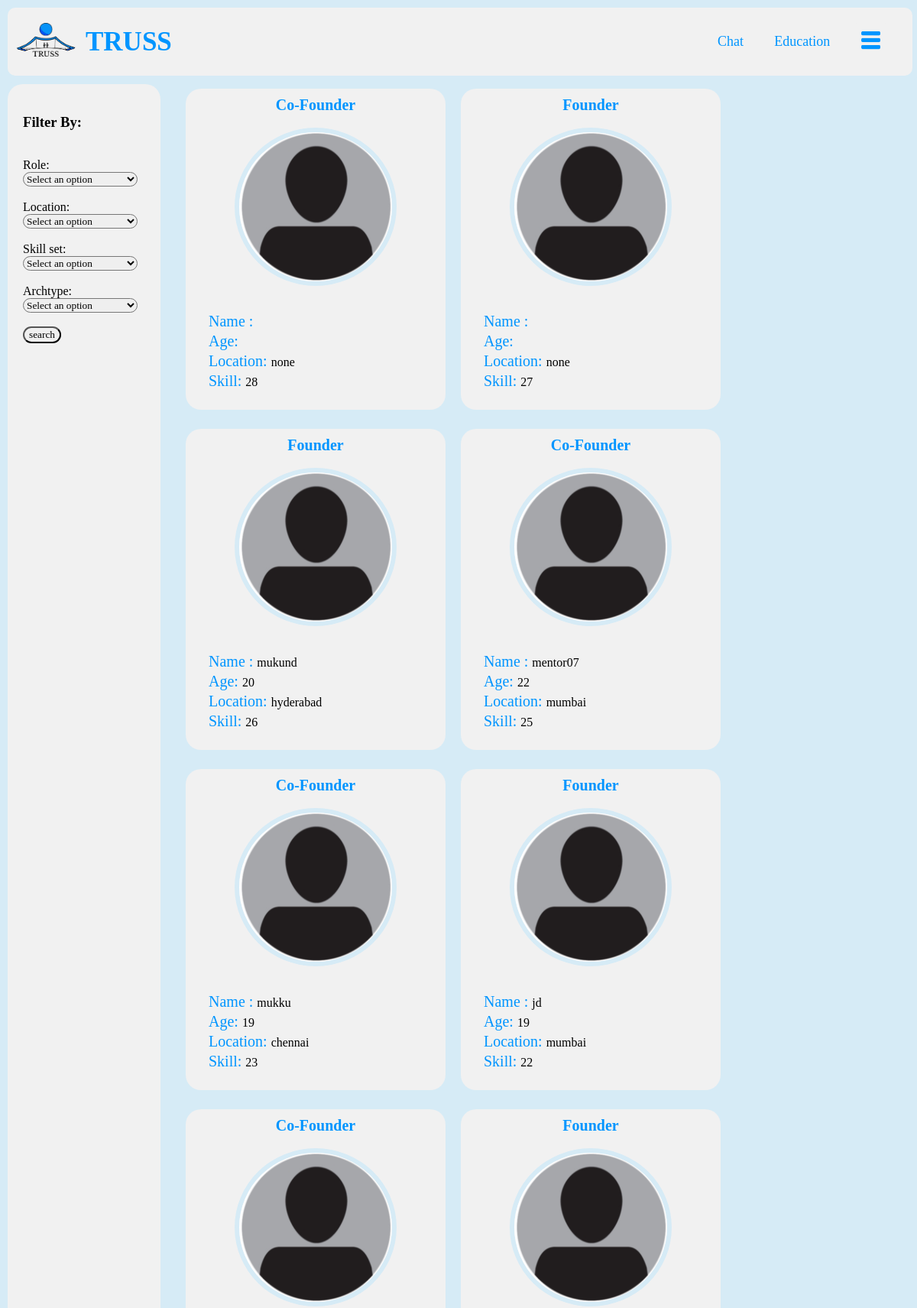
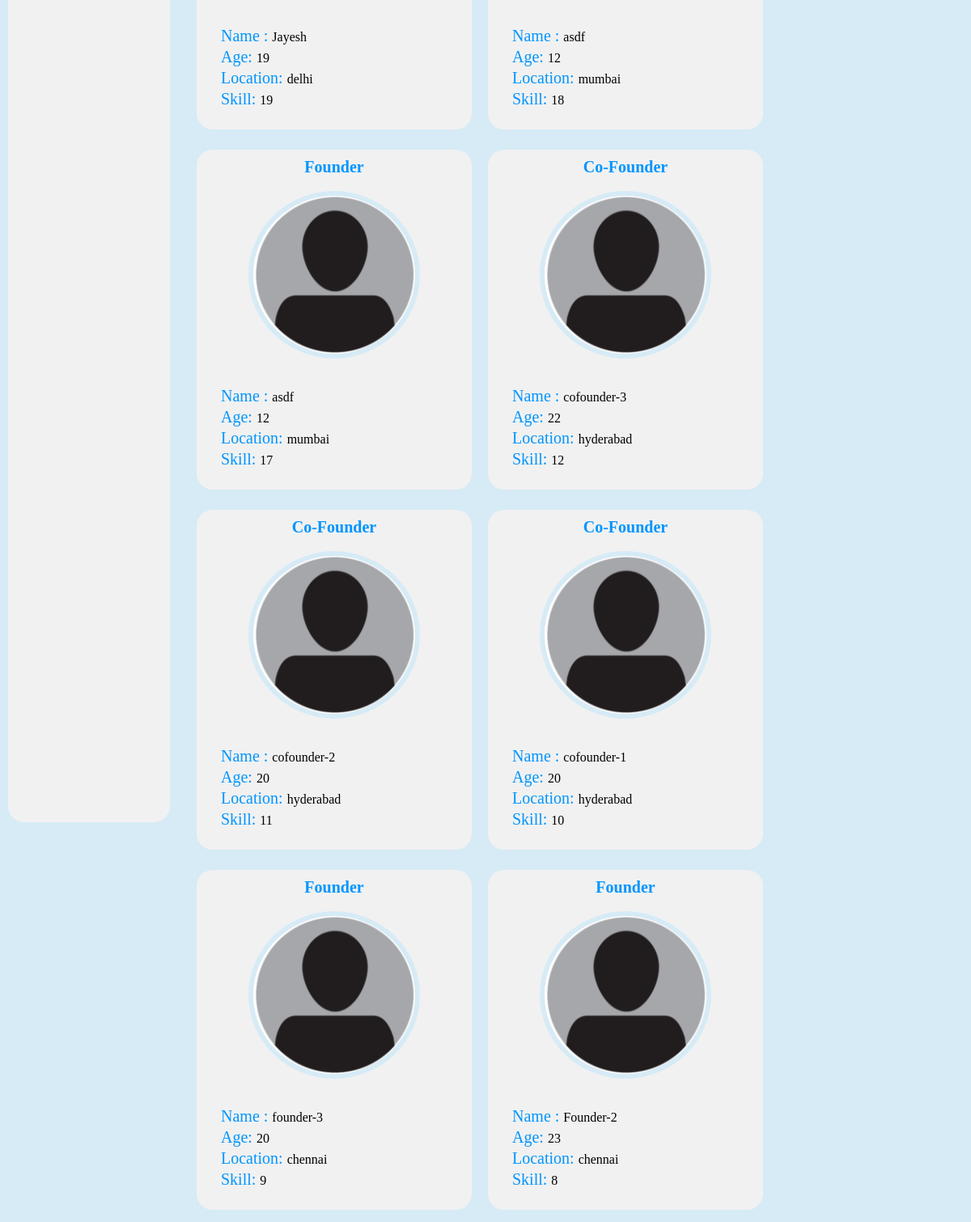
Screenshot of /finder (signed in) with the database file from the repository (2 pictures, top to bottom).
### tables this page shows
CREATE TABLE user (
	'id' INTEGER PRIMARY KEY autoincrement NOT NULL,
	'username' VARCHAR(255),
	'password' VARCHAR(255),
	'email' VARCHAR(255),
	'role' VARCHAR(50)
, archetype VARCHAR(50), age INTEGER, location VARCHAR);

### main.py (the view)
@app.route('/finder')
def finder():
	con = sqlite3.connect("truss_users.sqlite3")
	cur = con.cursor()
	user_id=session.get("user_id")
	cur.execute('SELECT username, age, role, location, id FROM user WHERE (role == "Founder" OR role =="Co-Founder") and (user.id != (?)) ORDER BY user.id DESC', (user_id,))
	everyone=cur.fetchall()
	return render_template('finder.html', everyone=everyone)

### templates/finder.html (shortened to what this page needs)
<!DOCTYPE html>
<html>
<head>
</head>
<body style="background-color: #d6ebf6;">
	<div class="header">
		<img src="{{url_for('static', filename='truss.png')}}" width="80" class="img">
	  	<a href="/" class="logo"> TRUSS</a>
	 	<div class="header-right">
	    <a class="education" href="/education">Education</a>
		<a class="network" href="/chat">Chat</a>
	    <div class="dropdown">
		  <button class="dropbtn"><img src="{{url_for('static', filename='dropdown.png')}}" class="dropdown-image"></button>
		</div>
	  </div>
	</div>
<br>
	<div class="sidenav">
		<form action = "{{ url_for('filter') }}" method = "POST">
	  <h3> Filter By:</h3><br>
	  Role:<br>
	  <select name="role" id="role">
  				<option value="none">Select an option</option>
  		</select>
<br><br>
	  Location:<br>
	  <select name="location" id="location">
  				<option value="none">Select an option</option>
  		</select>
<br><br>
	  Skill set:<br>
	  <select name="skill_set" id="skill_set">
  				<option value="none">Select an option</option>
  		</select>
  	<br><br>
  	Archtype: <br>
  	<select name="archetype">
  				<option value="none">Select an option</option>
  			</select><br><br>
  	<input type="submit" name="search" value="search">
</form>
	</div>
	<div class="main">
		{%for i in everyone%}
			<div class="block">
				<span class="role">{{i[2]}}</span><br><br>
				<img src="{{url_for('static', filename='pp.jpeg')}}" class="photo"><br>
				<a href="http://127.0.0.1:5000/profile/{{i[4]}}">
					<div class="block_text">
						<span>Name : </span>{{i[0]}}<br>
						<span>Age: </span>{{i[1]}}<br>
						<span>Location: </span>{{i[3]}}<br>
						<span>Skill: </span>{{i[4]}}
					</div>
				</a>
			</div>
		{%endfor%}
	</div>
</body>
</html>

### templates/finder.html (style rules this page uses)
* { font-family: andale mono; border-radius: 20px; }
a { text-decoration: none; color: black; }
.header { overflow: visible; background-color: #f1f1f1; padding: 20px 10px; position: fixed; width: 97%; border: 10px solid #d6ebf6; top: 0px; left: 0px; z-index: 2; }
.header a { float: left; color: #0095ff; text-align: center; padding: 12px; text-decoration: none; font-size: 18px; line-height: 25px; border-radius: 4px; }
.header a.logo { font-size: 35px; font-weight: bold; }
.img { float: left; }
.header a.education { position: absolute; right: 4%; transform: translate(-50%, 0%); }
.header a.network { position: absolute; right: 15vw; transform: translate(-50%, 0%); }
.header-right { float: right; }
.dropbtn { background-color: #f1f1f1; color: white; padding: 10px; font-size: 16px; border: none; border-radius: 4px; }
.dropdown-image { width: 25px; border-radius: 0px; }
.dropdown { position: relative; right: 50%; border-radius: 4px; }
.sidenav { height: 80%; width: 160px; position: fixed; z-index: 1; top: 100px; left: 0; background-color: #f1f1f1; overflow-x: hidden; padding-top: 20px; margin: 10px; padding: 20px; }
.block { background-color: #f1f1f1; float: left; margin: 10px 5px 15px 15px ; padding: 10px; width: 320px; height: 400px; text-align: center; }
.block_text { padding: 20px; position: relative; top: 10px; height: 100px; text-align: left; line-height: 25px; overflow: hidden; z-index: 0; }
.main { margin-left: 220px; margin-top: 80px; }
.photo { border-radius: 50%; width: 200px; border: 6px solid #d6ebf6; }
span { font-size: 20px; color: #0095ff; }
.role { font-weight: bold; }
select { width: 150px; }

### rows the page displays
user: role "Co-Founder", location "none", id "28"
user: role "Founder", location "none", id "27"
user: role "Founder", username "mukund", age "20", location "hyderabad", id "26"
user: role "Co-Founder", username "mentor07", age "22", location "mumbai", id "25"
user: role "Co-Founder", username "mukku", age "19", location "chennai", id "23"
user: role "Founder", username "jd", age "19", location "mumbai", id "22"
user: role "Co-Founder", username "Jayesh", age "19", location "delhi", id "19"
user: role "Founder", username "asdf", age "12", location "mumbai", id "18"
user: role "Founder", username "asdf", age "12", location "mumbai", id "17"
user: role "Co-Founder", username "cofounder-3", age "22", location "hyderabad", id "12"
user: role "Co-Founder", username "cofounder-2", age "20", location "hyderabad", id "11"
user: role "Co-Founder", username "cofounder-1", age "20", location "hyderabad", id "10"
user: role "Founder", username "founder-3", age "20", location "chennai", id "9"
user: role "Founder", username "Founder-2", age "23", location "chennai", id "8"
